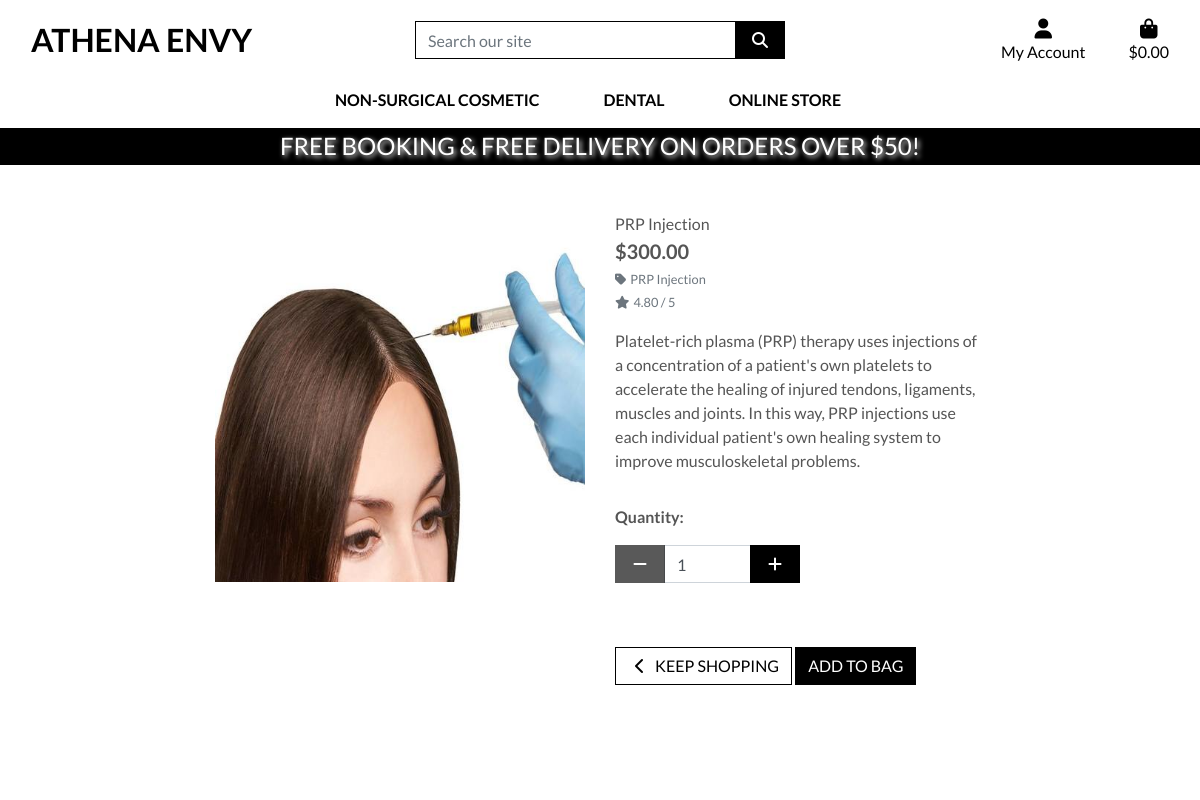
The app's page /products/4 with its own data.
### products/models.py (models this page shows, shortened)
class Product(models.Model):
    category = models.ForeignKey('Category', null=True, blank=True, on_delete=models.SET_NULL)
    sku = models.CharField(max_length=254, null=True, blank=True)
    name = models.CharField(max_length=254)
    description = models.TextField()
    price = models.DecimalField(max_digits=6, decimal_places=2)
    rating = models.DecimalField(max_digits=6, decimal_places=2, null=True, blank=True)
    image_url = models.URLField(max_length=1024, null=True, blank=True)
    image = models.ImageField(null=True, blank=True)

class Category(models.Model):
    class Meta:
        verbose_name_plural = 'Categories'
    name = models.CharField(max_length=254)
    friendly_name = models.CharField(max_length=254, null=True, blank=True)

### products/views.py (the view)
# urls.py: path('<product_id>', views.product_detail, name='product_detail')
def product_detail(request, product_id):
    product = get_object_or_404(Product, pk=product_id)
    context = {
        'product': product,
    }
    return render(request, 'products/product_detail.html', context)

### bag/contexts.py (called while the page is built, shortened)
def bag_contents(request):
    bag_items = []
    total = 0
    product_count = 0
    bag = request.session.get('bag', {})
    if total < settings.FREE_DELIVERY_THRESHOLD:
        delivery = total * Decimal(settings.STANDARD_DELIVERY_PERCENTAGE / 100)
        free_delivery_delta = settings.FREE_DELIVERY_THRESHOLD - total
    else:
        delivery = 0
        free_delivery_delta = 0
    grand_total = delivery + total
    context = {
        'bag_items': bag_items,
        'total': total,
        'product_count': product_count,
        'delivery': delivery,
        'free_delivery_delta': free_delivery_delta,
        'free_delivery_threshold': settings.FREE_DELIVERY_THRESHOLD,
        'grand_total': grand_total,
    }
    return context

### products/templates/products/product_detail.html (shortened to what this page needs)
{% extends "base.html" %}
{% load static %}
{% block page_header %}
    <div class="container header-container">
    </div>
{% endblock %}
{% block content %}
    <div class="overlay"></div>
    <div class="container-fluid">
        <div class="row">
            <div class="col-12 col-md-6 col-lg-4 offset-lg-2">
                <div class="image-container my-5">
                    {% if product.image %}
                        <a href="{{ product.image.url }}" target="_blank">
                            <img class="card-img-top img-fluid" src="{{ product.image.url }}" alt="{{ product.name }}">
                        </a>
                        {% else %}
                        <a href="">
                            <img class="card-img-top img-fluid" src="{{ MEDIA_URL }}noimage.png" alt="{{ product.name }}">
                        </a>
                    {% endif %}
                </div>
            </div>
            <div class="col-12 col-md-6 col-lg-4">
                <div class="product-details-container mb-5 mt-md-5">
                    <p class="mb-0">{{ product.name }}</p>
                    <p class="lead mb-0 text-left font-weight-bold">${{ product.price }}</p>
                    {% if product.category %}
                    <p class="small mt-1 mb-0">
                        <a class="text-muted" href="{% url 'products' %}?category={{ product.category.name }}">
                            <i class="fas fa-tag mr-1"></i>{{ product.category.friendly_name }}
                        </a>
                    </p>
                    {% endif %}
                    {% if product.rating %}
                        <small class="text-muted"><i class="fas fa-star mr-1"></i>{{ product.rating }} / 5</small>
                    {% else %}
                        <small class="text-muted">No Rating</small>
                    {% endif %}
                    <p class="mt-3">{{ product.description }}</p>
                    <form class="form" action="{% url 'add_to_bag' product.id %}" method="POST">
                        <div class="form-row">
                            <div class="col-12">
                                <p class="mt-3"><strong>Quantity:</strong></p>
                                <div class="form-group w-50">
                                    <div class="input-group">
                                        <div class="input-group-prepend">
                                            <button class="decrement-qty btn btn-black rounded-0"
                                                data-item_id="{{ product.id }}" id="decrement-qty_{{ product.id }}">
                                                <span class="icon">
                                                    <i class="fas fa-minus"></i>
                                                </span>
                                            </button>
                                        </div>
                                        <input class="form-control qty_input" type="number"
                                            name="quantity" value="1" min="1" max="99"
                                            data-item_id="{{ product.id }}"
                                            id="id_qty_{{ product.id }}">
                                        <div class="input-group-append">
                                            <button class="increment-qty btn btn-black rounded-0"
                                                data-item_id="{{ product.id }}" id="increment-qty_{{ product.id }}">
                                                <span class="icon">
                                                    <i class="fas fa-plus"></i>
                                                </span>
                                            </button>
                                        </div>
                                    </div>
                                </div>
                            </div>
                            <div class="col-12">
                                <a href="{% url 'products' %}" class="btn btn-outline-black rounded-0 mt-5">
                                    <span class="icon">
                                        <i class="fas fa-chevron-left"></i>
                                    </span>
                                    <span class="text-uppercase">Keep Shopping</span>
                                </a>
                                <input type="submit" class="btn btn-black rounded-0 text-uppercase mt-5" value="Add to Bag">
                            </div>
                        </div>
                    </form>
                </div>
            </div>
        </div>
    </div>
{% endblock %}

### static/css/base.css (style rules this page uses)
html { height: 100%; }
body { background: url('/media/header.jpg') no-repeat center center fixed; background-size: cover; height: calc(100vh - 164px); color: #555; font-family: 'Lato'; }
.icon { align-items: center; display: inline-flex; justify-content: center; height: 1.5rem; width: 1.5rem; }
.btn-black { background: black; color: white; }
.btn-outline-black { background: white; color: black !important; border: 1px solid black; }
.overlay { height: 100%; width: 100%; top: 0; left: 0; position: fixed; background: white; z-index: -1; }
@media (min-width: 1200px) { .container { max-width: 80%; } }
@media (min-width: 992px) { .header-container { padding-top: 164px; } }

### records on screen
Product: image (picture), name "PRP Injection", price "300.00", category.friendly_name "PRP Injection", rating "4.80", description "Platelet-rich plasma (PRP) therapy uses injections of a concentration of a patient's own platelets to accelerate the healing of injured tendons, ligaments, muscles and joints. In this way, PRP injections use each individual patient's own healing system to improve musculoskeletal problems."

### other values on screen
{{ free_delivery_threshold }} "50"
